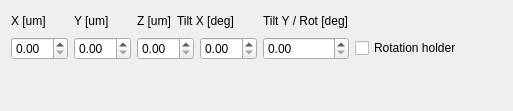
              <widget class="QWidget" name="tab_4">
               <attribute name="title">
                <string>Stage</string>
               </attribute>
               <layout class="QGridLayout" name="gridLayout_6">
                <item row="0" column="2">
                 <widget class="QLabel" name="label_30">
                  <property name="text">
                   <string>Z [um]</string>
                  </property>
                 </widget>
                </item>
                <item row="0" column="7">
                 <spacer name="horizontalSpacer">
                  <property name="orientation">
                   <enum>Qt::Horizontal</enum>
                  </property>
                  <property name="sizeHint" stdset="0">
                   <size>
                    <width>40</width>
                    <height>20</height>
                   </size>
                  </property>
                 </spacer>
                </item>
                <item row="1" column="0">
                 <widget class="QDoubleSpinBox" name="xStage"/>
                </item>
                <item row="0" column="1">
                 <widget class="QLabel" name="label_18">
                  <property name="text">
                   <string>Y [um]</string>
                  </property>
                 </widget>
                </item>
                <item row="2" column="0">
                 <spacer name="verticalSpacer_2">
                  <property name="orientation">
                   <enum>Qt::Vertical</enum>
                  </property>
                  <property name="sizeHint" stdset="0">
                   <size>
                    <width>20</width>
                    <height>40</height>
                   </size>
                  </property>
                 </spacer>
                </item>
                <item row="1" column="4">
                 <widget class="QDoubleSpinBox" name="alphaTilt"/>
                </item>
                <item row="1" column="5">
                 <widget class="QDoubleSpinBox" name="betaTilt"/>
                </item>
                <item row="0" column="0">
                 <widget class="QLabel" name="label_17">
                  <property name="text">
                   <string>X [um]</string>
                  </property>
                 </widget>
                </item>
                <item row="0" column="5">
                 <widget class="QLabel" name="label_32">
                  <property name="text">
                   <string>Tilt Y / Rot [deg]</string>
                  </property>
                 </widget>
                </item>
                <item row="1" column="1">
                 <widget class="QDoubleSpinBox" name="yStage"/>
                </item>
                <item row="1" column="2" colspan="2">
                 <widget class="QDoubleSpinBox" name="zStage"/>
                </item>
                <item row="0" column="3" colspan="2">
                 <widget class="QLabel" name="label_31">
                  <property name="text">
                   <string>Tilt X [deg]</string>
                  </property>
                 </widget>
                </item>
                <item row="1" column="6">
                 <widget class="QCheckBox" name="rotationHolderCheckBox">
                  <property name="text">
                   <string>Rotation holder</string>
                  </property>
                 </widget>
                </item>
               </layout>
              </widget>
